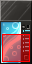

A level layout from a 2D game, rendered from its tile map. Below: a short description, then the map file with tile-grid data replaced by summaries:
An orthogonal 1x2 tile map with 32x32 px tiles, 2 tile layers (objects, collision), 1 hidden layer not drawn, 7 tilesets.

<map version="1.0" orientation="orthogonal" width="1" height="2" tilewidth="32" tileheight="32">
 <tileset firstgid="1" name="furniture-modern" tilewidth="32" tileheight="32">
  <image source="../maps/graphics/tiles/furniture-modern.png" width="512" height="512" />
 </tileset>
 <tileset firstgid="257" name="furniture-placement" tilewidth="32" tileheight="32">
  <image source="../maps/graphics/tiles/furniture-placement.png" width="64" height="64" />
  <tile id="2">
   <properties>
    <property name="constraint" value="ground" />
   </properties>
  </tile>
  <tile id="3">
   <properties>
    <property name="constraint" value="wall" />
   </properties>
  </tile>
 </tileset>
 <tileset firstgid="261" name="collision" tilewidth="32" tileheight="32">
  <image source="../maps/graphics/tiles/collision.png" width="64" height="64" />
  <tile id="0">
   <properties>
    <property name="collision" value="short" />
   </properties>
  </tile>
 </tileset>
 <tileset firstgid="265" name="furniture-lab" tilewidth="32" tileheight="32">
  <image source="../maps/graphics/tiles/furniture-lab.png" width="512" height="512" />
 </tileset>
 <tileset firstgid="521" name="future-obj3" tilewidth="32" tileheight="32">
  <image source="../image-atlases/future-obj3.png" width="512" height="512" />
 </tileset>
 <tileset firstgid="777" name="future-obj4" tilewidth="32" tileheight="32">
  <image source="../image-atlases/future-obj4.png" width="512" height="512" />
 </tileset>
 <tileset firstgid="1033" name="future-obj1" tilewidth="32" tileheight="32">
  <image source="../image-atlases/future-obj1.png" width="512" height="512" />
 </tileset>
 <layer name="objects" width="1" height="2">
  <data>[2 cells, 2 non-empty, 2 distinct tile ids]</data>
 </layer>
 <layer name="constraints" width="1" height="2" visible="0">
  <data>[2 cells, 2 non-empty, 2 distinct tile ids]</data>
 </layer>
 <layer name="collision" width="1" height="2">
  <data>[2 cells, 1 non-empty, 1 distinct tile ids]</data>
 </layer>
</map>
